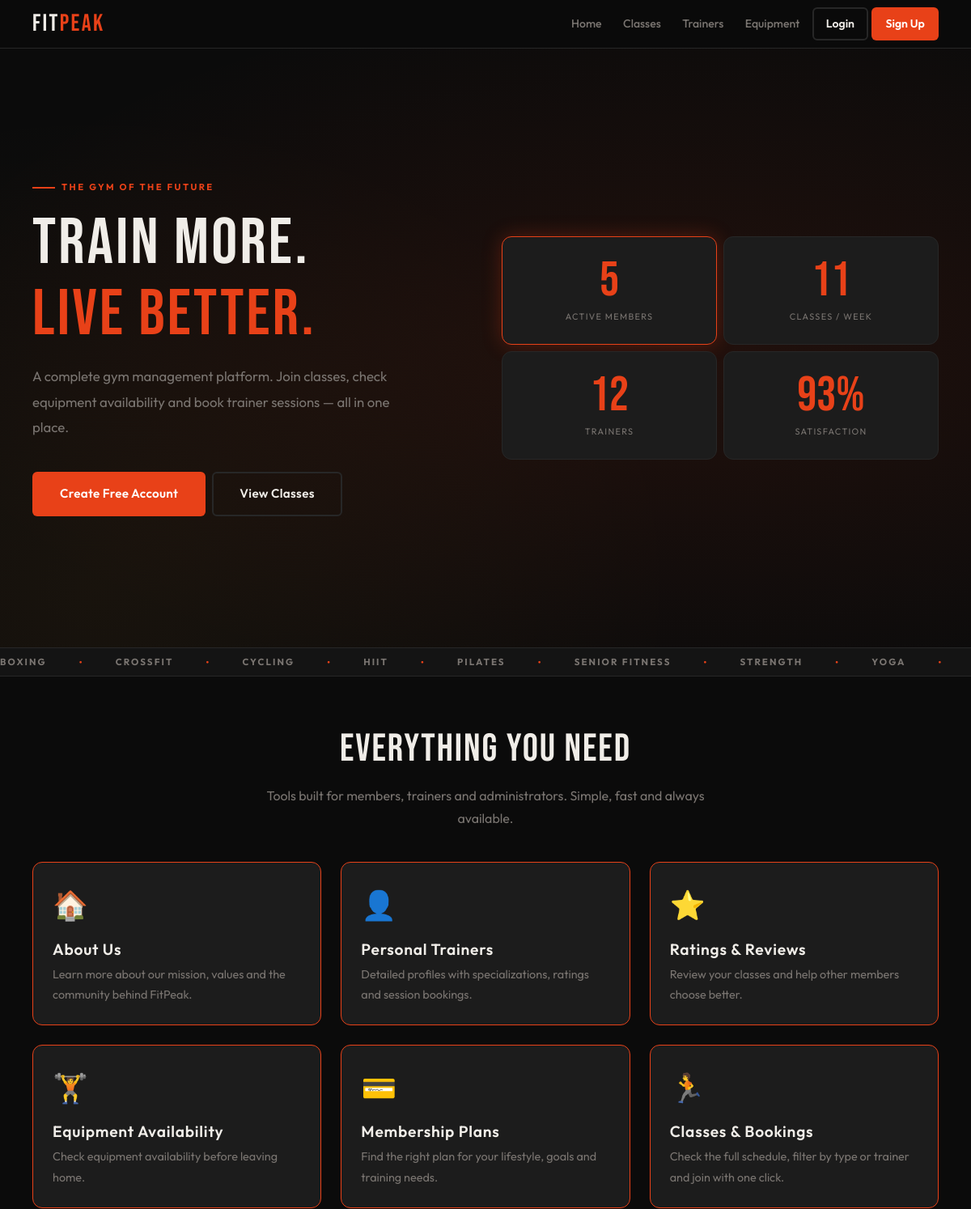
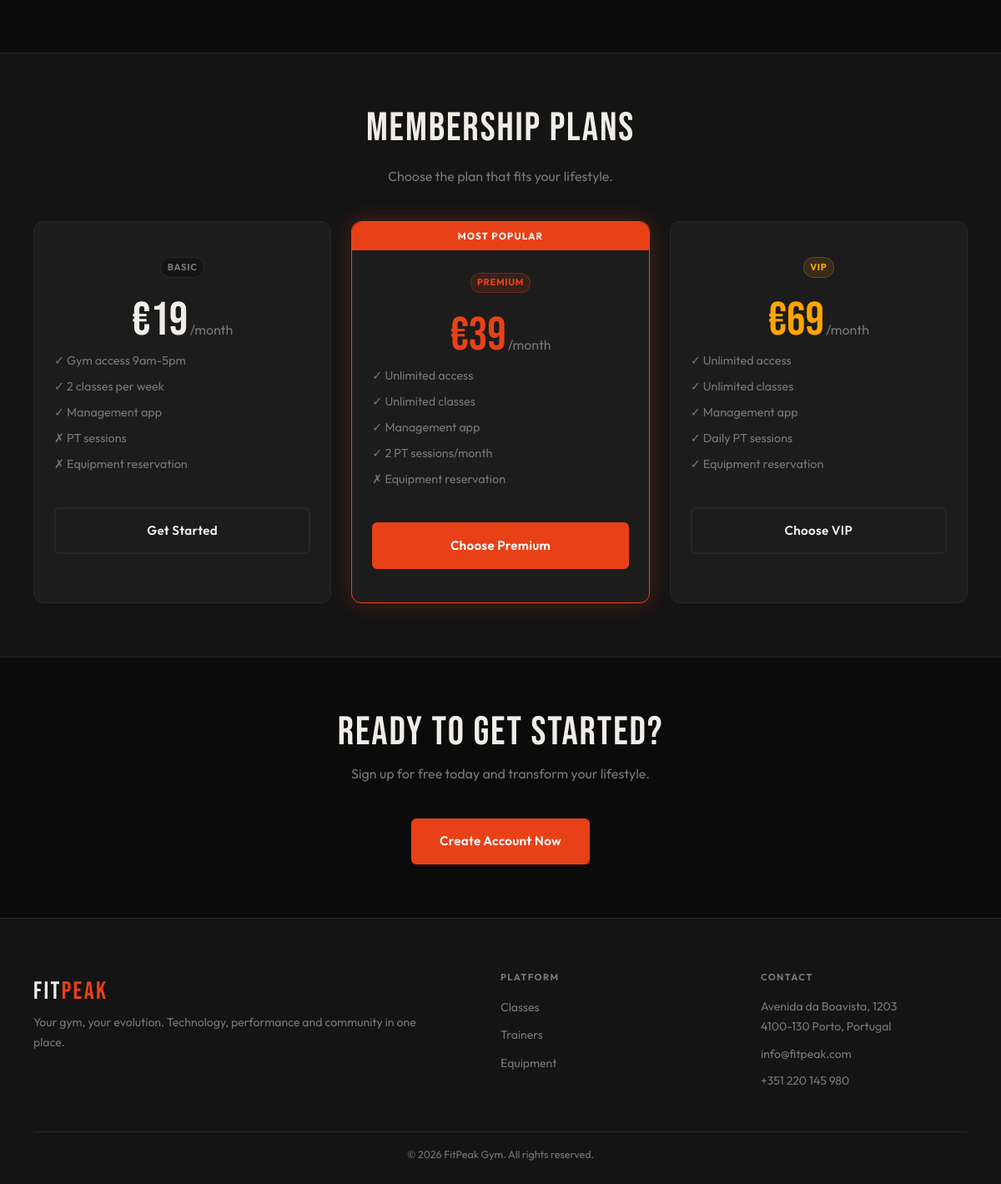
The page / on the database its author committed (2 pictures, top to bottom).
### tables this page shows
CREATE TABLE class_types (
    id INTEGER PRIMARY KEY AUTOINCREMENT,
    name TEXT UNIQUE NOT NULL,
    label TEXT NOT NULL,
    description TEXT,
    icon TEXT,
    active INTEGER NOT NULL DEFAULT 1
);

### db/home.php (called while the page is built, shortened)
<?php
function getHomeClassTypes($pdo) {
    $stmt = $pdo->query("
        SELECT label
        FROM class_types
        WHERE active = 1
        ORDER BY label
    ");
    return $stmt->fetchAll(PDO::FETCH_ASSOC);
}

### template/home.php (the view)
<?php
function outputStatsGrid($stats) { ?>
    <div class="stats-grid">
        <?php foreach ($stats as $stat): ?>
            <div class="stat-box">
                <p class="stat-number">
                    <?= htmlspecialchars((string)$stat['number']) ?><?= htmlspecialchars($stat['suffix']) ?>
                </p>
                <p class="stat-label">
                    <?= htmlspecialchars($stat['label']) ?>
                </p>
            </div>
        <?php endforeach; ?>
    </div>
<?php }
function outputClassTicker($classTypes) { ?>
    <section class="classes-section">
        <div class="ticker-track">
            <?php for ($i = 0; $i < 4; $i++): ?>
                <div class="ticker-group">
                    <?php foreach ($classTypes as $type): ?>
                        <span><?= htmlspecialchars($type['label']) ?></span><span>●</span>
                    <?php endforeach; ?>
                </div>
            <?php endfor; ?>
        </div>
    </section>
<?php }
function outputFeatureCard($icon, $title, $text, $link = null, $class = 'feature-card-two') {
    $tag = $link ? 'a' : 'article';
    $href = $link ? ' href="' . htmlspecialchars($link) . '"' : '';
?>
    <<?= $tag ?><?= $href ?> class="<?= htmlspecialchars($class) ?>">
        <div class="feature-icon"><?= htmlspecialchars($icon) ?></div>
        <h3><?= htmlspecialchars($title) ?></h3>
        <p><?= htmlspecialchars($text) ?></p>
    </<?= $tag ?>>
<?php }

### includes/header.php (shortened to what this page needs)
<?php
if (!function_exists('output_header')) {
    function output_header($pageCss) {
        $loggedIn = isset($_SESSION['user_id']);
        $userRole = $_SESSION['role'] ?? '';
        $userIsAdmin = !empty($_SESSION['is_admin']) || $userRole === 'admin';
        $currentPath = $_SERVER['PHP_SELF'] ?? '';
        $isAdminArea = strpos($currentPath, '/admin/') !== false;
        $avatarHtml = '';
        if ($loggedIn && $isAdminArea && $userIsAdmin) {
            $headerArea = 'admin';
        } elseif ($loggedIn && $userRole === 'member') {
            $headerArea = 'member';
        } elseif ($loggedIn && $userRole === 'trainer') {
            $headerArea = 'trainer';
        } elseif ($loggedIn && $userRole === 'admin') {
            $headerArea = 'admin';
        } else {
            $headerArea = 'public';
        }
        if ($headerArea === 'member') {
            $logoLink = '../member/dashboard.php';
            $profileLink = '../member/profile.php';
        } elseif ($headerArea === 'trainer') {
            $logoLink = '../trainer/dashboard.php';
            $profileLink = '../trainer/profile.php';
        } elseif ($headerArea === 'admin') {
            $logoLink = '../admin/dashboard.php';
            $profileLink = '../admin/profile.php';
        } else {
            $logoLink = '../index.php';
        }
?>
<!DOCTYPE html>
<html lang="en">
<head>
    <link rel="stylesheet" href="../css/base.css">
    <link rel="stylesheet" href="../css/components.css">
    <link rel="stylesheet" href="../css/pages/<?= htmlspecialchars($pageCss) ?>">
</head>
<body>
<header>
    <nav class="navbar" aria-label="Main navigation">
        <a href="<?= htmlspecialchars($logoLink) ?>" class="logo">FIT<span>PEAK</span></a>
        <ul class="nav-menu">
            <?php if ($headerArea === 'member'): ?>
                <li><a href="../member/dashboard.php">Home</a></li>
                <li><a href="../member/classes.php">Classes</a></li>
                <li><a href="../member/trainers.php">Trainers</a></li>
                <li><a href="../member/equipment.php">Equipment</a></li>
                <?php if ($userIsAdmin): ?>
                    <li><a href="../pages/choose_area.php" class="nav-login">Switch Area</a></li>
                <?php endif; ?>
                <li class="nav-avatar">
                    <a href="../member/profile.php" class="avatar-link" title="My Profile">
                        <div class="avatar">
                            <?= $avatarHtml ?>
                        </div>
                    </a>
                </li>
            <?php else: ?>
                <li><a href="../index.php">Home</a></li>
                <li><a href="../pages/classes.php">Classes</a></li>
                <li><a href="../pages/trainers.php">Trainers</a></li>
                <li><a href="../pages/equipment.php">Equipment</a></li>
                <li><a href="../pages/login.php" class="nav-login">Login</a></li>
                <li><a href="../pages/register.php" class="nav-register">Sign Up</a></li>
            <?php endif; ?>
        </ul>
    </nav>
</header>
<?php
    }
}
?>

### index.php (shortened to what this page needs)
<?php
    require_once 'includes/header.php';
    require_once 'includes/footer.php';
    require_once 'db/home.php';
    require_once 'template/home.php';
    $pdo = getDatabaseConnection();
    $homeStats = getHomeStats($pdo);
    $classTypes = getHomeClassTypes($pdo);
    output_header('index.css');
?>
    <main class="main">
        <section class="intro-section">
            <div class="container">
                <div class="intro-layout">
                    <div class="intro-content">
                        <p class="small-text">The Gym of the Future</p>
                        <h1>
                            Train More.<br>
                            <span class="highlight">Live Better.</span>
                        </h1>
                        <p class="description">
                            A complete gym management platform. Join classes, check equipment availability and book trainer sessions — all in one place.
                        </p>
                        <div class="buttons-row">
                            <a href="pages/register.php" class="main-button">Create Free Account</a>
                            <a href="pages/classes.php" class="secondary-button">View Classes</a>
                        </div>
                    </div>
                    <?php outputStatsGrid($homeStats); ?>
                </div>
            </div>
        </section>
        <?php outputClassTicker($classTypes); ?>
        <section class="features-section" id="features">
            <div class="container">
                <header class="section-title">
                    <h2>Everything You Need</h2>
                    <p>
                        Tools built for members, trainers and administrators.
                        Simple, fast and always available.
                    </p>
                </header>
                <div class="features-grid">
                    <?php
                        outputFeatureCard('🏠', 'About Us', 'Learn more about our mission, values and the community behind FitPeak.', 'pages/about.php', 'feature-card');
                    ?>
                </div>
            </div>
        </section>
        <section class="plans-section" id="plans">
            <div class="container">
                <header class="section-title">
                    <h2>Membership Plans</h2>
                    <p>Choose the plan that fits your lifestyle.</p>
                </header>
                <div class="plans-grid">
                    <article class="plan-card">
                        <span class="plan-tag">Basic</span>
                        <div class="plan-price">
                            €19<span>/month</span>
                        </div>
                        <ul class="plan-list">
                            <li>✓ Gym access 9am-5pm</li>
                            <li>✓ 2 classes per week</li>
                            <li>✓ Management app</li>
                            <li>✗ PT sessions</li>
                            <li>✗ Equipment reservation</li>
                        </ul>
                        <a href="pages/register.php" class="secondary-button full-button">Get Started</a>
                    </article>
                    <article class="plan-card featured-plan">
                        <div class="plan-top-text">
                            <span>Most Popular</span>
                        </div>
                        <span class="plan-tag highlight-tag">Premium</span>
                        <div class="plan-price accent-price">
                            €39<span>/month</span>
                        </div>
                        <ul class="plan-list">
                            <li>✓ Unlimited access</li>
                            <li>✓ Unlimited classes</li>
                            <li>✓ Management app</li>
                            <li>✓ 2 PT sessions/month</li>
                            <li>✗ Equipment reservation</li>
                        </ul>
                        <a href="pages/register.php" class="main-button full-button">Choose Premium</a>
                    </article>
                    <article class="plan-card">
                        <span class="plan-tag vip-tag">VIP</span>
                        <div class="plan-price vip-price">
                            €69<span>/month</span>
                        </div>
                        <ul class="plan-list">
                            <li>✓ Unlimited access</li>
                            <li>✓ Unlimited classes</li>
                            <li>✓ Management app</li>
                            <li>✓ Daily PT sessions</li>
                            <li>✓ Equipment reservation</li>
                        </ul>
                        <a href="pages/register.php" class="secondary-button full-button">Choose VIP</a>
                    </article>
                </div>
            </div>
        </section>
        <section class="start-section" id="contact">
            <div class="container center-text">
                <h2>Ready to get started?</h2>
                <p>Sign up for free today and transform your lifestyle.</p>
                <a href="pages/register.php" class="main-button">Create Account Now</a>
            </div>
        </section>
    </main>
    <?php output_footer('pages/'); ?>

### includes/footer.php
<?php
function output_footer($basePath = '') { ?>
    <footer class="site-footer">
        <div class="container">
            <div class="footer-grid">
                <div class="footer-box">
                    <span class="logo">FIT<span>PEAK</span></span>
                    <p>Your gym, your evolution. Technology, performance and community in one place.</p>
                </div>
                <div class="footer-box">
                    <h3>Platform</h3>
                    <ul>
                        <li><a href="<?= $basePath ?>classes.php">Classes</a></li>
                        <li><a href="<?= $basePath ?>trainers.php">Trainers</a></li>
                        <li><a href="<?= $basePath ?>equipment.php">Equipment</a></li>
                    </ul>
                </div>
                <div class="footer-box">
                    <h3>Contact</h3>
                    <p>Avenida da Boavista, 1203<br>4100-130 Porto, Portugal</p>
                    <p>info@fitpeak.com</p>
                    <p>+351 220 145 980</p>
                </div>
            </div>
            <div class="footer-bottom">
                <p>&copy; 2026 FitPeak Gym. All rights reserved.</p>
            </div>
        </div>
    </footer>
    </body>
    </html>
<?php } ?>

### css/base.css (style rules this page uses)
:root { --bg: #0b0b0b; --surface: #141414; --card: #1c1c1c; --border: #272727; --accent: #e84118; --accent-glow: rgba(232, 65, 24, 0.28); --text: #f0ede8; --muted: #7a7571; --success: #2ed573; --warning: #ffa502; --danger: #ff4757; --info: #1e90ff; --ff-display: 'Bebas Neue', sans-serif; --ff-body: 'Outfit', sans-serif; --sp-xs: 0.25rem; --sp-sm: 0.5rem; --sp-md: 1rem; --sp-lg: clamp(1rem, 3vw, 1.5rem); --sp-xl: clamp(1.5rem, 5vw, 2.5rem); --sp-2xl: clamp(2rem, 7vw, 4rem); --nav-h: 60px; --r-sm: 6px; --r-md: 12px; --r-pill: 999px; --touch: 44px; --max-w: 1200px; --shadow-a: 0 0 24px var(--accent-glow); --t: 0.22s cubic-bezier(0.4, 0, 0.2, 1); }
*, *::before, *::after { box-sizing: border-box; margin: 0; padding: 0; }
html { font-size: 16px; scroll-behavior: smooth; -webkit-text-size-adjust: 100%; }
body { font-family: var(--ff-body); background: var(--bg); color: var(--text); line-height: 1.6; min-height: 100dvh; display: flex; flex-direction: column; overflow-x: hidden; }
a { color: inherit; text-decoration: none; }
ul, ol { list-style: none; }
h1, h2, h3, h4, h5, h6 { font-family: var(--ff-display); letter-spacing: 0.04em; line-height: 1.1; font-weight: 400; }
h1 { font-size: clamp(2.2rem, 7vw, 5rem); }
h2 { font-size: clamp(1.6rem, 5vw, 3rem); }
h3, h4 { font-size: clamp(1rem, 2.5vw, 1.2rem); font-family: var(--ff-body); font-weight: 600; }
p { line-height: 1.75; }
.container { width: 100%; max-width: var(--max-w); margin-inline: auto; padding-inline: var(--sp-md); }
.main { flex: 1; padding-top: var(--nav-h); }
.center-text { text-align: center; }
.full-button { width: 100%; }
@media (min-width: 640px) { .container { padding-inline: var(--sp-lg); } }
@media (min-width: 1024px) { .container { padding-inline: var(--sp-xl); } }

### rows shown on the page
class_types: label "BOXING"
class_types: label "CROSSFIT"
class_types: label "CYCLING"
class_types: label "HIIT"
class_types: label "PILATES"
class_types: label "SENIOR FITNESS"
class_types: label "STRENGTH"
class_types: label "YOGA"

### other values the page prints
$stat['number'] "5"
$stat['label'] "ACTIVE MEMBERS"
$stat['number'] "11"
$stat['label'] "CLASSES / WEEK"
$stat['number'] "12"
$stat['label'] "TRAINERS"
$stat['number'] "93"
$stat['suffix'] "%"
$stat['label'] "SATISFACTION"
$icon "🏠 👤 ⭐ 🏋️ 💳 🏃"
$title "About Us Personal Trainers Ratings & Reviews Equipment Availability Membership Plans Classes & Bookings"
